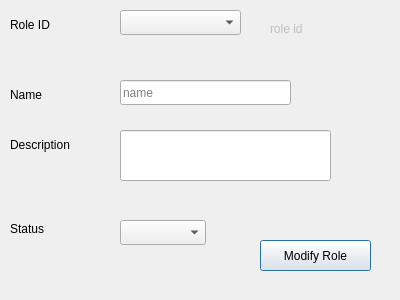
<?xml version="1.0" encoding="UTF-8"?>
<ui version="4.0">
 <class>Dialog</class>
 <widget class="QDialog" name="Dialog">
  <property name="geometry">
   <rect>
    <x>0</x>
    <y>0</y>
    <width>400</width>
    <height>300</height>
   </rect>
  </property>
  <property name="windowTitle">
   <string>Role</string>
  </property>
  <widget class="QComboBox" name="CMB_roleStatus">
   <property name="geometry">
    <rect>
     <x>120</x>
     <y>220</y>
     <width>86</width>
     <height>25</height>
    </rect>
   </property>
  </widget>
  <widget class="QPushButton" name="BTN_modifyRole">
   <property name="geometry">
    <rect>
     <x>260</x>
     <y>240</y>
     <width>111</width>
     <height>31</height>
    </rect>
   </property>
   <property name="text">
    <string>Modify Role</string>
   </property>
  </widget>
  <widget class="QLineEdit" name="LE_name">
   <property name="geometry">
    <rect>
     <x>120</x>
     <y>80</y>
     <width>171</width>
     <height>25</height>
    </rect>
   </property>
   <property name="placeholderText">
    <string>name</string>
   </property>
  </widget>
  <widget class="QLabel" name="label_3">
   <property name="geometry">
    <rect>
     <x>10</x>
     <y>130</y>
     <width>99</width>
     <height>29</height>
    </rect>
   </property>
   <property name="text">
    <string>Description</string>
   </property>
  </widget>
  <widget class="QLabel" name="label_6">
   <property name="geometry">
    <rect>
     <x>10</x>
     <y>80</y>
     <width>99</width>
     <height>29</height>
    </rect>
   </property>
   <property name="text">
    <string>Name</string>
   </property>
  </widget>
  <widget class="QLabel" name="label">
   <property name="geometry">
    <rect>
     <x>10</x>
     <y>220</y>
     <width>67</width>
     <height>17</height>
    </rect>
   </property>
   <property name="text">
    <string>Status</string>
   </property>
  </widget>
  <widget class="QLabel" name="label_9">
   <property name="geometry">
    <rect>
     <x>10</x>
     <y>10</y>
     <width>99</width>
     <height>29</height>
    </rect>
   </property>
   <property name="text">
    <string>Role ID</string>
   </property>
  </widget>
  <widget class="QLineEdit" name="LE_DESC">
   <property name="geometry">
    <rect>
     <x>120</x>
     <y>130</y>
     <width>211</width>
     <height>51</height>
    </rect>
   </property>
  </widget>
  <widget class="QComboBox" name="CMB_roleName">
   <property name="geometry">
    <rect>
     <x>120</x>
     <y>10</y>
     <width>121</width>
     <height>25</height>
    </rect>
   </property>
  </widget>
  <widget class="QLabel" name="LB_roleID">
   <property name="enabled">
    <bool>false</bool>
   </property>
   <property name="geometry">
    <rect>
     <x>270</x>
     <y>20</y>
     <width>141</width>
     <height>17</height>
    </rect>
   </property>
   <property name="frameShape">
    <enum>QFrame::NoFrame</enum>
   </property>
   <property name="text">
    <string>role id</string>
   </property>
  </widget>
 </widget>
 <resources/>
 <connections/>
</ui>
